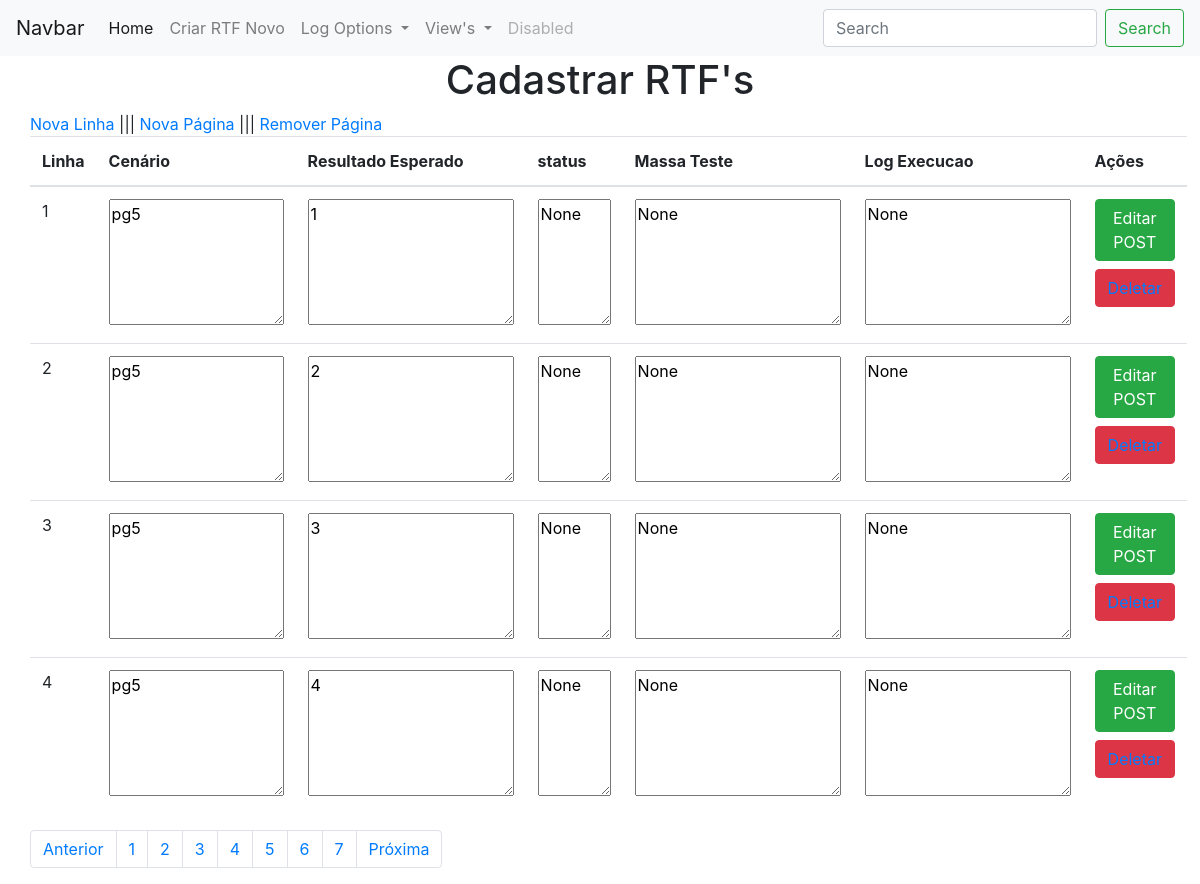
Page /viewCenarios/1/4 on the committed database.
### app.py (models this page shows, shortened)
class Cenarios(db.Model):
    id_cenario = db.Column("id_cenario", db.Integer, primary_key=True, autoincrement=True)
    id_rtf = db.Column(db.Integer, db.ForeignKey('rt_fs.id'))  # o db por alguma razão chamou RTFs de rt_fs
    pagina = db.Column(db.Integer)
    linha = db.Column(db.Integer)
    cenario = db.Column(db.String(250))
    resultado_esperado = db.Column(db.String(250))
    status = db.Column(db.Integer)
    massa_teste = db.Column(db.String(250))
    log_execucao = db.Column(db.String(10000))

### app.py (the view)
@app.route("/viewCenarios/<int:id_rtf>/<int:pagina>")
def viewCenarios(id_rtf, pagina):
    cenarios = Cenarios.query.filter_by(id_rtf=id_rtf, pagina=pagina)
    cenario1 = Cenarios.query.filter_by(id_rtf=id_rtf).first()
    try:
        qtd_pages = cenario1.rtfs.qtd_pages  # tenta pegar a qtd_paginas, se n conseguir, o array está vazio
        return render_template("viewCenarios.html", values=cenarios, id_rtf=id_rtf, pagina=pagina, qtd_pages=qtd_pages)
    except AttributeError:
        rtf = RTFs.query.get(id_rtf)
        rtf.qtd_pages = 1
        db.session.commit()
        flash('RTF está sem nenhum cenário! Adicione o primeiro ;D')
        return render_template("adicionar_cenario.html", id_rtf=id_rtf, pagina=1)

### templates/viewCenarios.html (shortened to what this page needs)
{% extends "base.html" %}
{% block content%}
    <div class="container">
        <div class="row">
            <div class="col-xs-12">
                <a href="{{url_for('add_cenario', id_rtf=id_rtf, pagina=pagina)}}">Nova Linha</a>
                |||
                <a href="{{url_for('add_pagina', id_rtf=id_rtf, pagina_atual=pagina)}}">Nova Página</a>
                |||
                <a href="{{url_for('delete_pagina', id_rtf=id_rtf, pagina=pagina)}}">Remover Página</a>
            </div>
            <div class="col-xs-12">
                <table class="table">
                    <thead>
                        <th>Linha</th>
                        <th>Cenário</th>
                        <th>Resultado Esperado</th>
                        <th>status</th>
                        <th>Massa Teste</th>
                        <th>Log Execucao</th>
                        <th>Ações</th>
                    </thead>
                    <tbody>
                        {% for item in values %}
                            <form action="{{url_for('edit_cenario', id_rtf=item.id_rtf, pagina=item.pagina, linha=item.linha)}}" method="POST">
                                <tr>
                                    <td>{{ item.linha }}</td>
                                    <td><textarea name="cenario" id="cenario" cols="15" rows="5">{{ item.cenario }}</textarea></td>
                                    <td><textarea name="resultado_esperado" id="resultado_esperado" cols="18" rows="5">{{ item.resultado_esperado }}</textarea></td>
                                    <td><textarea name="status" id="status" cols="5" rows="5">{{ item.status }}</textarea></td>
                                    <td><textarea name="massa_teste" id="massa_teste" cols="18" rows="5">{{ item.massa_teste }}</textarea></td>
                                    <td><textarea name="log_execucao" id="log_execucao" cols="18" rows="5">{{ item.log_execucao }}</textarea></td>
                                    <td>
                                        <button type="submit" class="btn btn-block btn-success">Editar POST</button>
                                        <button class="btn btn-block btn-danger"><a href="{{url_for('delete_cenario', id_rtf=item.id_rtf, pagina=item.pagina, linha=item.linha)}}">Deletar</a></button>
                                    </td>
                                </tr>
                            </form>
                        {% endfor %}
                    </tbody>
                </table>
                <nav aria-label="...">
                    <ul class="pagination">
                        {% if pagina==1 %}
                            <li class="page-item disabled">
                                <a class="page-link" href="#" tabindex="-1">Anterior</a>
                            </li>
                        {% else %}
                            <li class="page-item">
                                <a class="page-link" href="{{url_for('viewCenarios', id_rtf=id_rtf, pagina=pagina-1)}}">Anterior</a>
                            </li>
                        {% endif %}
                        {% for page in range(qtd_pages) %}
                            <li class="page-item">
                                <a class="page-link" href="{{url_for('viewCenarios', id_rtf=id_rtf, pagina=page+1)}}">{{ page+1 }}</a>
                            </li>
                        {% endfor %}
                        {% if pagina==qtd_pages %}
                            <li class="page-item disabled">
                                <a class="page-link" href="#" tabindex="-1">Próxima</a>
                            </li>
                        {% else %}
                            <li class="page-item">
                                <a class="page-link" href="{{url_for('viewCenarios', id_rtf=id_rtf, pagina=pagina+1)}}">Próxima</a>
                            </li>
                        {% endif %}
                    </ul>
                </nav>
            </div>
        </div>
    </div>
{% endblock %}

### templates/base.html (shortened to what this page needs)
<!DOCTYPE html>
<html lang="pt-br">
<head>
    <link rel="stylesheet" href="https://cdn.jsdelivr.net/npm/bootstrap@4.3.1/dist/css/bootstrap.min.css"
>
</head>
    <body>
        <nav class="navbar navbar-expand-lg navbar-light bg-light">
            <a class="navbar-brand" href="#">Navbar</a>
            <div class="collapse navbar-collapse" id="navbarSupportedContent">
                <ul class="navbar-nav mr-auto">
                    <li class="nav-item active">
                        <a class="nav-link" href="{{ url_for('index') }}">Home <span class="sr-only">(current)</span></a>
                    </li>
                    <li class="nav-item">
                        <a class="nav-link" href="{{url_for('add_rtf')}}">Criar RTF Novo</a>
                    </li>
                    <li class="nav-item dropdown">
                        <a class="nav-link dropdown-toggle" href="#" id="navbarDropdownLog" role="button" data-toggle="dropdown"
                           aria-haspopup="true" aria-expanded="false">
                            Log Options
                        </a>
                    </li>
                    <li class="nav-item dropdown">
                        <a class="nav-link dropdown-toggle" href="#" id="navbarDropdownViews" role="button" data-toggle="dropdown"
                           aria-haspopup="true" aria-expanded="false">
                            View's
                        </a>
                    </li>
                    <li class="nav-item">
                        <a class="nav-link disabled" href="#" tabindex="-1" aria-disabled="true">Disabled</a>
                    </li>
                </ul>
                <form class="form-inline my-2 my-lg-0">
                    <input class="form-control mr-sm-2" type="search" placeholder="Search" aria-label="Search">
                    <button class="btn btn-outline-success my-2 my-sm-0" type="submit">Search</button>
                </form>
            </div>
        </nav>
        <div class="container-fluid">
            <h1 style="style=color:red;text-align:center;">Cadastrar RTF's</h1>
            {% block content %}{% endblock %}
        </div>
    </body>
</html>

### rows in the picture
Cenarios: linha "1", cenario "pg5", resultado_esperado "1", status "None", massa_teste "None", log_execucao "None"
Cenarios: linha "2", cenario "pg5", resultado_esperado "2", status "None", massa_teste "None", log_execucao "None"
Cenarios: linha "3", cenario "pg5", resultado_esperado "3", status "None", massa_teste "None", log_execucao "None"
Cenarios: linha "4", cenario "pg5", resultado_esperado "4", status "None", massa_teste "None", log_execucao "None"

### other values in the picture
{{ page+1 }} "1" "2" "3" "4" "5" "6" "7"
